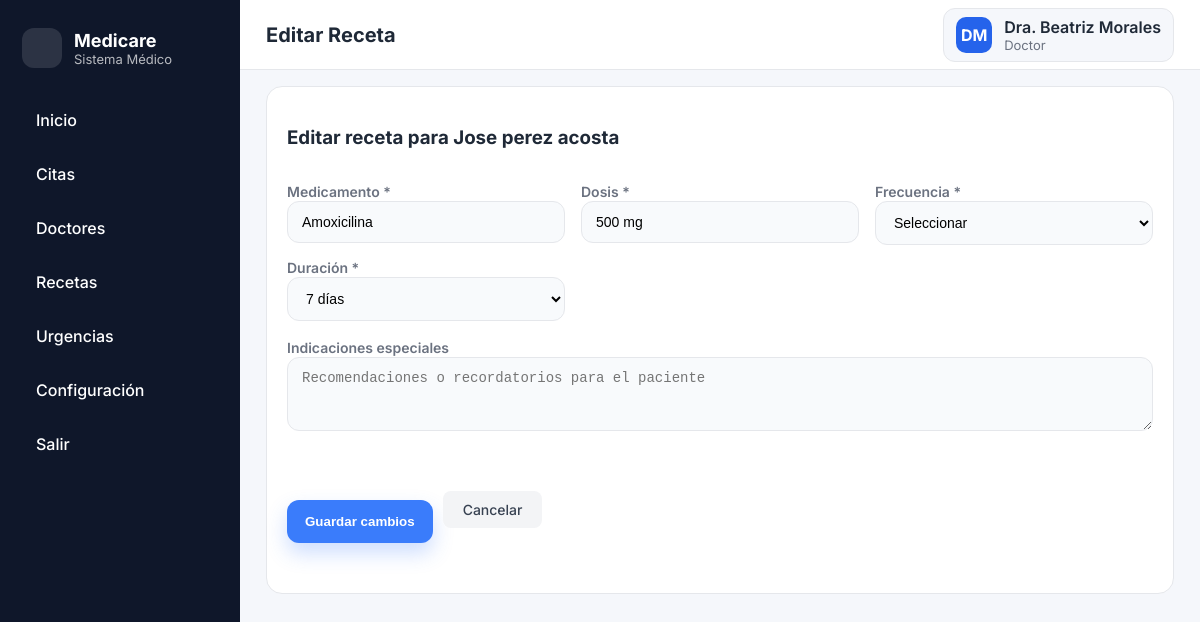
Page /recetas/2/editar (signed in) on the committed database.
### tables this page shows
CREATE TABLE usuarios (
        id INTEGER PRIMARY KEY AUTOINCREMENT,
        nombre TEXT NOT NULL,
        email TEXT UNIQUE NOT NULL,
        username TEXT UNIQUE NOT NULL,
        password TEXT NOT NULL,
        role TEXT NOT NULL CHECK(role IN ('admin', 'doctor', 'paciente')),
        especialidad TEXT,
        telefono TEXT,
        fecha_registro TIMESTAMP DEFAULT CURRENT_TIMESTAMP,
        estado TEXT DEFAULT 'activo' CHECK(estado IN ('activo', 'inactivo'))
    , cedula TEXT, foto_perfil TEXT DEFAULT 'default.png', estado_doctor TEXT DEFAULT 'disponible', hora_inicio TEXT DEFAULT '08:00', hora_fin TEXT DEFAULT '17:00');

CREATE TABLE recetas (
        id INTEGER PRIMARY KEY AUTOINCREMENT,
        paciente_id INTEGER NOT NULL,
        doctor_id INTEGER NOT NULL,
        medicamento TEXT NOT NULL,
        dosis TEXT NOT NULL,
        frecuencia TEXT NOT NULL,
        duracion TEXT NOT NULL,
        indicaciones TEXT,
        fecha_emision TIMESTAMP DEFAULT CURRENT_TIMESTAMP,
        FOREIGN KEY (paciente_id) REFERENCES usuarios(id),
        FOREIGN KEY (doctor_id) REFERENCES usuarios(id)
    );

### app.py (the view, shortened to what this page needs)
@app.route('/recetas/<int:id>/editar', methods=['GET', 'POST'])
@role_required(['doctor'])
def editar_receta(id):
    conn = get_db()
    receta = conn.execute('''
        SELECT r.*,
               p.nombre as paciente_nombre
        FROM recetas r
        JOIN usuarios p ON r.paciente_id = p.id
        WHERE r.id = ?
    ''', (id,)).fetchone()
    if not receta:
        flash('Receta no encontrada', 'error')
        return redirect(url_for('recetas'))
    pacientes = conn.execute('SELECT id, nombre FROM usuarios WHERE role = "paciente"').fetchall()
    doctores_como_pacientes = conn.execute('SELECT id, nombre FROM usuarios WHERE role = "doctor"').fetchall()
    pacientes = list(pacientes) + list(doctores_como_pacientes)
    conn.close()
    return render_template('editar_receta.html', receta=receta, pacientes=pacientes)

### app.py (called while the page is built)
def role_required(roles):
    def decorator(f):
        @wraps(f)
        def decorated_function(*args, **kwargs):
            if 'user_id' not in session:
                return redirect(url_for('index'))
            if session.get('role') not in roles:
                flash('No tienes permiso para acceder a esta página', 'error')
                return redirect(url_for('dashboard'))
            return f(*args, **kwargs)
        return decorated_function
    return decorator

def get_db():
    conn = sqlite3.connect(DATABASE, timeout=30, check_same_thread=False, isolation_level=None)
    conn.row_factory = sqlite3.Row
    conn.execute('PRAGMA journal_mode=WAL')
    conn.execute('PRAGMA busy_timeout=30000')
    return conn

### templates/editar_receta.html (shortened to what this page needs)
{% extends "base.html" %}
{% block navigation %}
<a href="{{ url_for('dashboard') }}" class="nav-link">Inicio</a>
<a href="{{ url_for('citas') }}" class="nav-link">Citas</a>
<a href="{{ url_for('doctores') }}" class="nav-link">Doctores</a>
<a href="{{ url_for('recetas') }}" class="nav-link">Recetas</a>
<a href="{{ url_for('urgencias') }}" class="nav-link">Urgencias</a>
<a href="{{ url_for('configuracion') }}" class="nav-link">Configuración</a>
<a href="{{ url_for('logout') }}" class="nav-link">Salir</a>
{% endblock %}
{% block page_title %}Editar Receta{% endblock %}
{% block content %}
<div class="page-container">
    <div class="form-card">
        <h3>Editar receta para {{ receta['paciente_nombre'] }}</h3>
        <form method="POST">
            <div class="form-grid">
                <div>
                    <label class="label">Medicamento *</label>
                    <input class="input" type="text" name="medicamento" value="{{ receta['medicamento'] }}" placeholder="Escribir o seleccionar" required />
                </div>
                <div>
                    <label class="label">Dosis *</label>
                    <input class="input" type="text" name="dosis" value="{{ receta['dosis'] }}" placeholder="ej: 500 mg" required />
                </div>
                <div>
                    <label class="label">Frecuencia *</label>
                    <select class="input" name="frecuencia" required>
                        <option value="">Seleccionar</option>
                    </select>
                </div>
                <div>
                    <label class="label">Duración *</label>
                    <select class="input" name="duracion" required>
                        <option value="7 días" {% if receta['duracion'] == '7 días' %}selected{% endif %}>7 días</option>
                    </select>
                </div>
            </div>
            <div style="margin-top: 16px;">
                <label class="label">Indicaciones especiales</label>
                <textarea class="input" name="indicaciones" rows="3" placeholder="Recomendaciones o recordatorios para el paciente">{{ receta['indicaciones'] }}</textarea>
            </div>
            <div class="form-actions">
                <button type="submit" class="button-primary">Guardar cambios</button>
                <a href="{{ url_for('recetas') }}" class="button-secondary">Cancelar</a>
            </div>
        </form>
    </div>
</div>
{% endblock %}

### templates/base.html (shortened to what this page needs)
<!DOCTYPE html>
<html lang="es">
<head>
    <link rel="stylesheet" href="{{ url_for('static', filename='css/site.css') }}" />
</head>
<body>
    {% if session.get('user_id') %}
    <div class="app-shell">
        <aside class="sidebar">
            <a href="{{ url_for('dashboard') }}" class="brand" style="text-decoration: none; color: inherit; cursor: pointer;">
                <div class="brand-icon"></div>
                <div>
                    <div class="brand-title">Medicare</div>
                    <div class="brand-subtitle">Sistema Médico</div>
                </div>
            </a>
            <nav class="nav-links">
                {% block navigation %}{% endblock %}
            </nav>
        </aside>
        <main class="content">
            <header class="topbar">
                <div class="page-title">{% block page_title %}Dashboard{% endblock %}</div>
                <a href="{{ url_for('configuracion') }}" class="user-chip" style="text-decoration: none; color: inherit; cursor: pointer;">
                    <div class="avatar">{{ session.get('nombre', 'U')[0]|upper }}{{ session.get('nombre', 'U').split()[-1][0]|upper if session.get('nombre', 'U').split()|length > 1 else '' }}</div>
                    <div>
                        <div class="chip-name">{{ session.get('nombre') }}</div>
                        <div class="chip-role">{{ session.get('role')|capitalize }}</div>
                    </div>
                </a>
            </header>
            <div class="page-body">
                {% block content %}{% endblock %}
            </div>
        </main>
    </div>
    {% else %}
    {% block auth_content %}{% endblock %}
    {% endif %}
</body>
</html>

### static/css/site.css (style rules this page uses)
:root { --primary: #3a7cfb; --primary-dark: #2f66d5; --bg: #f5f7fb; --text: #1f2937; --muted: #6b7280; --card: #ffffff; --border: #e5e7eb; --success: #00b894; --danger: #ef4444; }
* { box-sizing: border-box; }
body { margin: 0; font-family: 'Inter', system-ui, -apple-system, sans-serif; background: var(--bg); color: var(--text); }
.app-shell { display: grid; grid-template-columns: 240px 1fr; min-height: 100vh; }
.sidebar { position: sticky; top: 0; height: 100vh; overflow-y: auto; background: #0f172a; color: white; padding: 28px 22px; display: flex; flex-direction: column; gap: 30px; }
.brand { display: flex; align-items: center; gap: 12px; }
.brand-icon { background: rgba(255,255,255,0.12); color: #7dd3fc; width: 40px; height: 40px; border-radius: 12px; display: grid; place-items: center; font-size: 18px; }
.brand-title { font-weight: 700; font-size: 18px; }
.brand-subtitle { font-size: 13px; color: rgba(255,255,255,0.7); }
.nav-links { display: flex; flex-direction: column; gap: 10px; }
.nav-link { color: white; text-decoration: none; padding: 12px 14px; border-radius: 12px; font-weight: 500; transition: background .2s ease, transform .1s ease; }
.content { display: flex; flex-direction: column; gap: 16px; }
.topbar { height: 70px; background: var(--card); border-bottom: 1px solid var(--border); display: flex; align-items: center; justify-content: space-between; padding: 0 26px; }
.page-title { font-weight: 700; font-size: 20px; }
.user-chip { display: flex; align-items: center; gap: 12px; background: var(--bg); border-radius: 12px; padding: 8px 12px; border: 1px solid var(--border); }
.avatar { background: #2563eb; color: white; font-weight: 700; width: 36px; height: 36px; border-radius: 10px; display: grid; place-items: center; }
.chip-name { font-weight: 600; }
.chip-role { color: var(--muted); font-size: 13px; }
.page-body { padding: 0 26px 28px; }
.button-primary { background: var(--primary); border: none; color: white; padding: 14px 18px; border-radius: 12px; font-weight: 700; cursor: pointer; box-shadow: 0 10px 20px rgba(58,124,251,0.25); transition: transform .1s ease, background .2s ease; text-decoration: none; display: block; text-align: center; margin-top: 40px; margin-bottom: 15px; }
.form-card { background: var(--card); border: 1px solid var(--border); border-radius: 16px; padding: 20px; display: grid; gap: 14px; }
.form-grid { display: grid; grid-template-columns: repeat(auto-fit, minmax(220px, 1fr)); gap: 12px 16px; }
.label { font-weight: 600; font-size: 14px; color: var(--muted); }
.input { width: 100%; padding: 12px 14px; border-radius: 12px; border: 1px solid var(--border); background: #f8fafc; font-size: 14px; }
.form-actions { display: flex; align-items: center; gap: 10px; margin: 25px 0 15px 0; }
.button-secondary { background: transparent; border: 2px solid var(--primary); color: var(--primary); padding: 14px 18px; border-radius: 12px; font-weight: 700; cursor: pointer; transition: all .2s ease; text-decoration: none; display: block; text-align: center; }
.button-secondary { padding: 10px 20px; background: #f3f4f6; color: #374151; border: none; border-radius: 8px; font-weight: 500; cursor: pointer; font-size: 14px; transition: all 0.2s; }

### rows in the picture
usuarios: get "Dra. Beatriz Morales"
usuarios: paciente_nombre "Jose perez acosta"
recetas: medicamento "Amoxicilina", dosis "500 mg", duracion "7 días"

### other values in the picture
{{ session.get('nombre', 'U')[0]|upper }} "D"
{{ session.get('role')|capitalize }} "Doctor"
